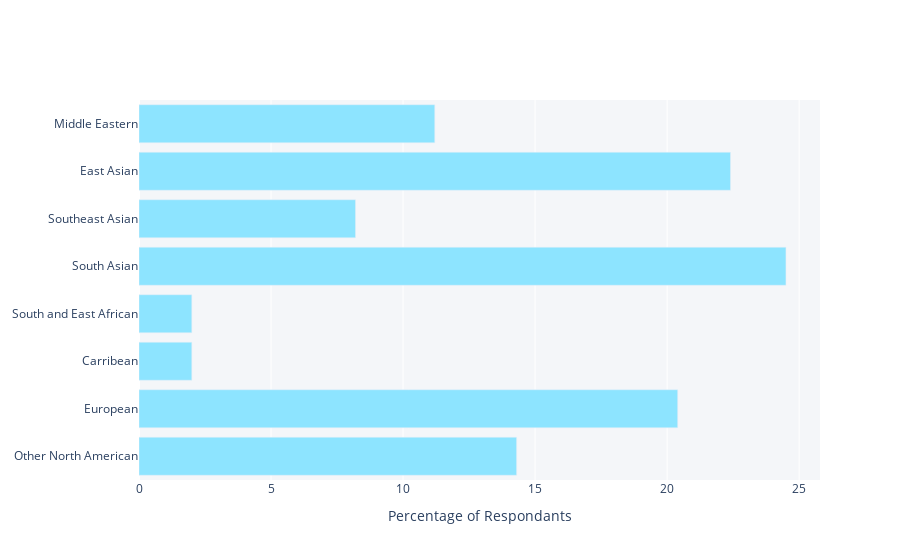

Source (notebook cell):
### Markdown cell above
# 3 - Ethnicity

### Code cell
x = [14.3, 20.4, 2, 2, 24.5, 8.2, 22.4, 11.2]
y = ['Other North American', 'European', 'Carribean', 'South and East African', 
    'South Asian', 'Southeast Asian', 'East Asian', 'Middle Eastern']

fig = go.Figure(go.Bar(
            x=x,
            y=y,
            orientation='h'))

fig.update_layout(plot_bgcolor='#f4f6f9')
fig.update_traces(marker_color='#8de4ff')
    
fig.update_xaxes(title_text="Percentage of Respondants")


fig.show()

### Figure 1 — Plotly figure (JSON) as saved in the notebook; plotly's stock layout.template omitted (floating-point values rounded to 4 significant figures)
{"data": [{"marker": {"color": "#8de4ff"}, "orientation": "h", "type": "bar", "x": [14.3, 20.4, 2, 2, 24.5, 8.2, 22.4, 11.2], "y": ["Other North American", "European", "Carribean", "South and East African", "South Asian", "Southeast Asian", "East Asian", "Middle Eastern"]}], "layout": {"plot_bgcolor": "#f4f6f9", "xaxis": {"title": {"text": "Percentage of Respondants"}}}}
